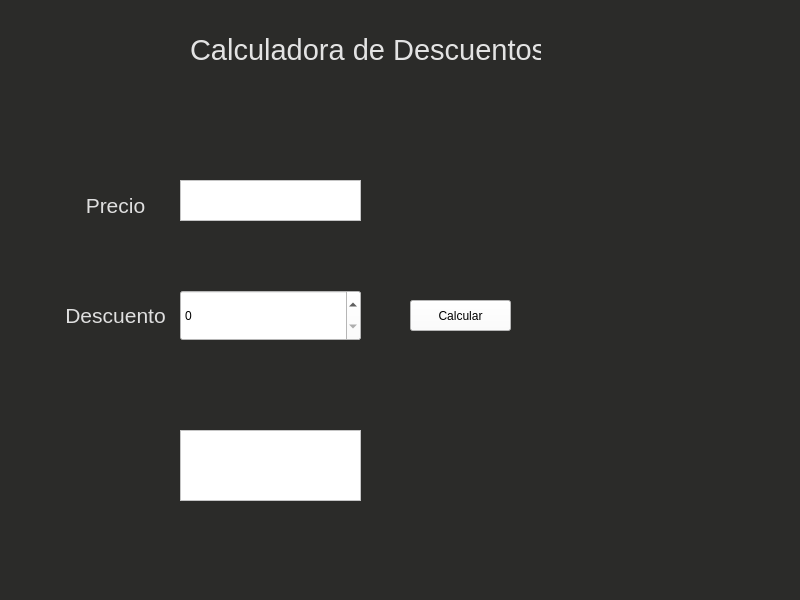
<?xml version="1.0" encoding="UTF-8"?>
<ui version="4.0">
 <class>MainWindow</class>
 <widget class="QMainWindow" name="MainWindow">
  <property name="geometry">
   <rect>
    <x>0</x>
    <y>0</y>
    <width>800</width>
    <height>600</height>
   </rect>
  </property>
  <property name="windowTitle">
   <string>MainWindow</string>
  </property>
  <property name="styleSheet">
   <string notr="true">background-color: rgb(43, 43, 41);</string>
  </property>
  <widget class="QWidget" name="centralwidget">
   <widget class="QLabel" name="label">
    <property name="geometry">
     <rect>
      <x>190</x>
      <y>30</y>
      <width>351</width>
      <height>41</height>
     </rect>
    </property>
    <property name="text">
     <string>&lt;html&gt;&lt;head/&gt;&lt;body&gt;&lt;p&gt;&lt;span style=&quot; font-size:22pt; color:#e3e3e3;&quot;&gt;Calculadora de Descuentos&lt;/span&gt;&lt;/p&gt;&lt;/body&gt;&lt;/html&gt;</string>
    </property>
   </widget>
   <widget class="QLabel" name="label_2">
    <property name="geometry">
     <rect>
      <x>70</x>
      <y>190</y>
      <width>91</width>
      <height>31</height>
     </rect>
    </property>
    <property name="text">
     <string>&lt;html&gt;&lt;head/&gt;&lt;body&gt;&lt;p align=&quot;center&quot;&gt;&lt;span style=&quot; font-size:16pt; color:#dfdfdf;&quot;&gt;Precio&lt;/span&gt;&lt;/p&gt;&lt;/body&gt;&lt;/html&gt;</string>
    </property>
   </widget>
   <widget class="QTextEdit" name="InputPrice">
    <property name="geometry">
     <rect>
      <x>180</x>
      <y>180</y>
      <width>181</width>
      <height>41</height>
     </rect>
    </property>
    <property name="styleSheet">
     <string notr="true">background-color: rgb(255, 255, 255);</string>
    </property>
   </widget>
   <widget class="QLabel" name="label_3">
    <property name="geometry">
     <rect>
      <x>60</x>
      <y>300</y>
      <width>111</width>
      <height>31</height>
     </rect>
    </property>
    <property name="text">
     <string>&lt;html&gt;&lt;head/&gt;&lt;body&gt;&lt;p align=&quot;center&quot;&gt;&lt;span style=&quot; font-size:16pt; color:#dfdfdf;&quot;&gt;Descuento&lt;/span&gt;&lt;/p&gt;&lt;/body&gt;&lt;/html&gt;</string>
    </property>
   </widget>
   <widget class="QSpinBox" name="Descuento">
    <property name="geometry">
     <rect>
      <x>180</x>
      <y>290</y>
      <width>181</width>
      <height>51</height>
     </rect>
    </property>
    <property name="styleSheet">
     <string notr="true">background-color: rgb(255, 255, 255);</string>
    </property>
   </widget>
   <widget class="QTextEdit" name="Result">
    <property name="geometry">
     <rect>
      <x>180</x>
      <y>430</y>
      <width>181</width>
      <height>71</height>
     </rect>
    </property>
    <property name="styleSheet">
     <string notr="true">background-color: rgb(255, 255, 255);</string>
    </property>
   </widget>
   <widget class="QPushButton" name="CalcularButton">
    <property name="geometry">
     <rect>
      <x>410</x>
      <y>300</y>
      <width>101</width>
      <height>31</height>
     </rect>
    </property>
    <property name="styleSheet">
     <string notr="true">background-color: rgb(255, 255, 255);</string>
    </property>
    <property name="text">
     <string>Calcular</string>
    </property>
   </widget>
  </widget>
  <widget class="QMenuBar" name="menubar">
   <property name="geometry">
    <rect>
     <x>0</x>
     <y>0</y>
     <width>800</width>
     <height>21</height>
    </rect>
   </property>
  </widget>
  <widget class="QStatusBar" name="statusbar"/>
 </widget>
 <resources/>
 <connections/>
</ui>
